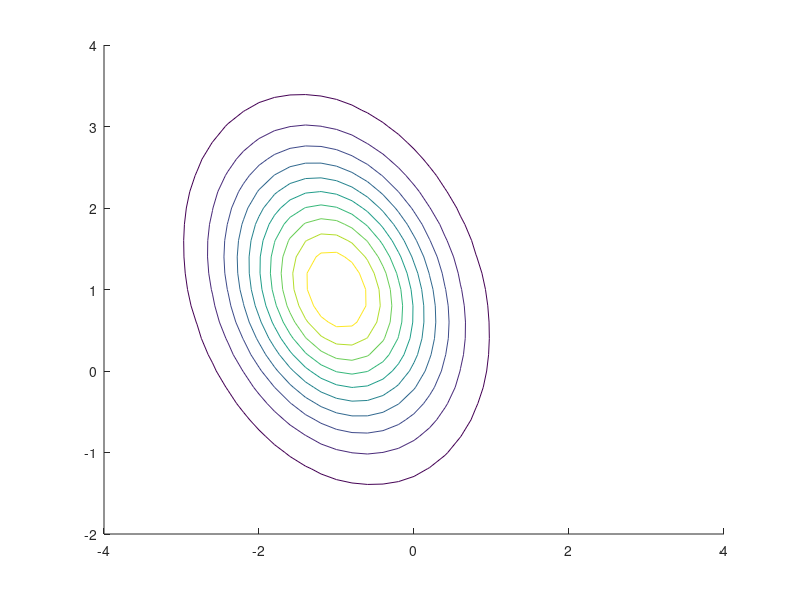

Reproduce this figure in MATLAB. (Note: this script raises an error after producing the figure.)
%
%  Gabbiani & Cox, Mathematics for Neuroscientists, 2nd ed
%

%%
%rotation angle in radians
alpha = 20* (pi/180);
%rotation matrix
R = [cos(alpha) -sin(alpha);sin(alpha) cos(alpha)];

x = -4:0.2:4;
y = -2:0.2:4;
n_x = length(x);
n_y = length(y);
C0 = R'*[1 -0.3;-0.3 1]*R;
C0i = inv(C0);
dC0 = det(C0);
c_z0 = 1/(2*pi*sqrt(dC0));

n0 = [-1; 1];
z = zeros(n_y,n_x);
for i = 1:n_x
    for j = 1:n_y
        v = [x(i); y(j)];
        vz = v - n0;
        z(j,i) = c_z0*exp(-0.5*vz'*C0i*vz);
    end;
end;

h_f1 = figure; 
h_a1 = axes;
contour(h_a1,x,y,z,'EdgeColor','black');
hold on;

%%%%%%%%%%%%

x = -4:0.2:4;
y = -4:0.2:4;
n_x = length(x);
n_y = length(y);
C1 = R'*[1 0.8;0.8 1]*R;
C1i = inv(C1);
dC1 = det(C1);
c_z1 = 1/(2*pi*sqrt(dC1));

n1 = [1; 1];
z = zeros(n_x,n_x);
for i = 1:n_x
    for j = 1:n_y
        v = [x(i); y(j)];
        vz = v - n1;
        z(j,i) = c_z1*exp(-0.5*vz'*C1i*vz);
    end;
end;

%mesh(h_a2,x,x,z,'EdgeColor','black');
contour(h_a1,x,x,z,'EdgeColor','red');
set(h_a1,'XLim',[-4 4],'YLim',[-4 4],'TickDir','out');


%compute the best direction according to the Fisher method
wopt = inv(C1+C0)*(n1-n0);
wopt = wopt/norm(wopt);

line('Parent',h_a1,'XData',[0 wopt(1)],'YData',[0 wopt(2)],'Color','b');
line('Parent',h_a1,'XData',[0 wopt(1)],'YData',[0 wopt(2)],'Color','b');
xlabel(h_a1,'Data dimension 1');
ylabel(h_a1,'Data dimension 2');

%%
mu0 = wopt'*n0;
sig0 = wopt'*C0*wopt;

dx0 = 6*sig0/100;
x0 = mu0-3*sig0:dx0:mu0+3*sig0;
y0 = normpdf(x0,mu0,sig0);

h_f2 = figure;
h_a2 = subplot(2,1,1);
line('Parent',h_a2,'XData',x0,'YData',y0);

mu1 = wopt'*n1;
sig1 = wopt'*C1*wopt;

dx1 = 6*sig1/100;
x1 = mu1-3*sig1:dx1:mu1+3*sig1;
y1 = normpdf(x1,mu1,sig1);
line('Parent',h_a2,'XData',x1,'YData',y1,'Color','r');
set(h_a2,'XLim',[-4 4]);
xlabel(h_a2,'Projection on optimal discrimination direction');
ylabel(h_a2,'Probability density');

wper = [-wopt(2); wopt(1)];

mu0p = wper'*n0;
sig0p = wper'*C0*wper;

dx0p = 6*sig0p/100;
x0p = mu0p-3*sig0p:dx0p:mu0p+3*sig0p;
y0p = normpdf(x0p,mu0p,sig0p);
h_a3 = subplot(2,1,2);
line('Parent',h_a3,'XData',x0p,'YData',y0p);

mu1p = wper'*n1;
sig1p = wper'*C1*wper;

dx1p = 6*sig1p/100;
x1p = mu1p-3*sig1p:dx1p:mu1p+3*sig1p;
y1p = normpdf(x1p,mu1p,sig1p);
line('Parent',h_a3,'XData',x1p,'YData',y1p,'Color','r');
set(h_a3,'XLim',[-4 4]);
xlabel(h_a3,'Orthogonal projection');
ylabel(h_a3,'Probability density');

%print(handles.figure1,'-depsc2','fisher_fig.eps');
